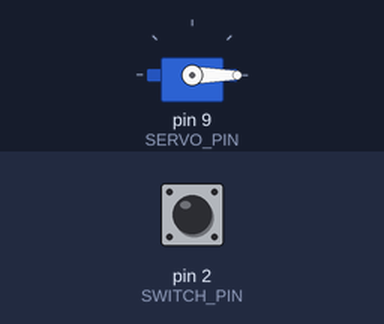
A sketch run on a simulated Arduino Uno, built with avr-gcc and run on an emulated ATmega328P. Shown: servo. Inputs (shaded band) come from the test bench; at power-on: pin 2 (SWITCH_PIN) HIGH.

Above: at 1.2 s.
1.3 s: pin 2 (SWITCH_PIN) pulled LOW for 0.15 s
At 2.4 s:
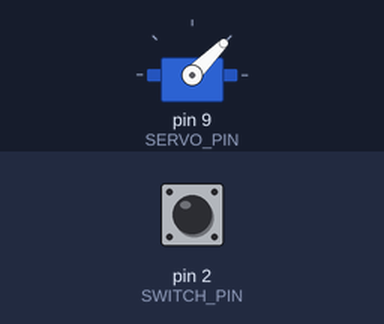
2.9 s: pin 2 (SWITCH_PIN) pulled LOW for 1 s
At 3.6 s:
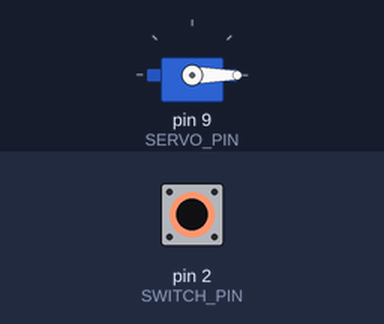
5.4 s: pin 2 (SWITCH_PIN) pulled LOW for 3.2 s
At 6.7 s:
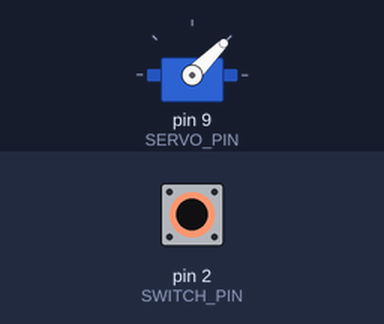
Timing chart, 0 to 8.4 s (numbered marks = the images above; inputs shaded):
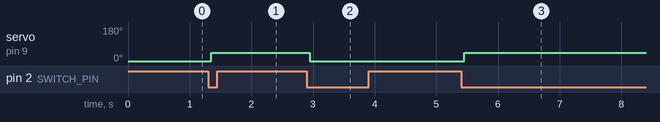

Measured:
- after the input at 1.3 s, servo on pin 9 (SERVO_PIN): 0° → 45° after 0.05 s
- after the input at 2.9 s, servo on pin 9 (SERVO_PIN): 45° → 0° after 0.05 s
- after the input at 5.4 s, servo on pin 9 (SERVO_PIN): 0° → 45° after 0.05 s

The sketch:

servo_45.ino
```cpp
#include <Servo.h>

Servo myServo;

const int SERVO_PIN   = 9;
const int SWITCH_PIN  = 2;
const int DEBOUNCE_MS = 50;

bool rotated        = false;  // false = 0°, true = 45°
bool lastSwitchState = HIGH;
unsigned long lastDebounceTime = 0;

void setup() {
  myServo.attach(SERVO_PIN);
  pinMode(SWITCH_PIN, INPUT_PULLUP);
  myServo.write(0);
}

void loop() {
  bool reading = digitalRead(SWITCH_PIN);

  // Reset debounce timer on any change
  if (reading != lastSwitchState) {
    lastDebounceTime = millis();
    lastSwitchState = reading;
  }

  // Only act once the reading has been stable long enough
  if ((millis() - lastDebounceTime) > DEBOUNCE_MS && reading == LOW) {
    rotated = !rotated;
    myServo.write(rotated ? 45 : 0);

    // Wait for switch release before allowing next trigger
    while (digitalRead(SWITCH_PIN) == LOW);
    lastDebounceTime = millis();
  }
}
```
